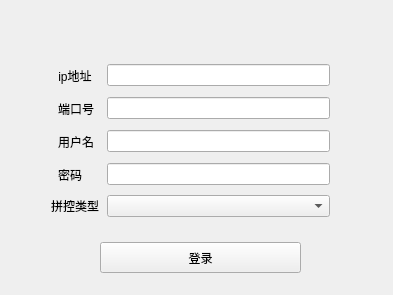
<?xml version="1.0" encoding="UTF-8"?>
<ui version="4.0">
 <class>Widget</class>
 <widget class="QWidget" name="Widget">
  <property name="geometry">
   <rect>
    <x>0</x>
    <y>0</y>
    <width>393</width>
    <height>295</height>
   </rect>
  </property>
  <property name="windowTitle">
   <string>Widget</string>
  </property>
  <widget class="QPushButton" name="pushButton">
   <property name="geometry">
    <rect>
     <x>100</x>
     <y>242</y>
     <width>201</width>
     <height>31</height>
    </rect>
   </property>
   <property name="text">
    <string>登录</string>
   </property>
  </widget>
  <widget class="QWidget" name="">
   <property name="geometry">
    <rect>
     <x>40</x>
     <y>50</y>
     <width>301</width>
     <height>181</height>
    </rect>
   </property>
   <layout class="QGridLayout" name="gridLayout">
    <item row="0" column="0">
     <widget class="QToolButton" name="toolButton">
      <property name="text">
       <string>ip地址</string>
      </property>
      <property name="autoRaise">
       <bool>true</bool>
      </property>
     </widget>
    </item>
    <item row="0" column="1">
     <widget class="QLineEdit" name="lineEdit"/>
    </item>
    <item row="1" column="0">
     <widget class="QToolButton" name="toolButton_2">
      <property name="text">
       <string>端口号</string>
      </property>
      <property name="autoRaise">
       <bool>true</bool>
      </property>
     </widget>
    </item>
    <item row="1" column="1">
     <widget class="QLineEdit" name="lineEdit_2"/>
    </item>
    <item row="2" column="0">
     <widget class="QToolButton" name="toolButton_3">
      <property name="text">
       <string>用户名</string>
      </property>
      <property name="autoRaise">
       <bool>true</bool>
      </property>
     </widget>
    </item>
    <item row="2" column="1">
     <widget class="QLineEdit" name="lineEdit_3"/>
    </item>
    <item row="3" column="0">
     <widget class="QToolButton" name="toolButton_4">
      <property name="text">
       <string>密码</string>
      </property>
      <property name="autoRaise">
       <bool>true</bool>
      </property>
     </widget>
    </item>
    <item row="3" column="1">
     <widget class="QLineEdit" name="lineEdit_4"/>
    </item>
    <item row="4" column="0">
     <widget class="QLabel" name="label">
      <property name="text">
       <string>拼控类型</string>
      </property>
     </widget>
    </item>
    <item row="4" column="1">
     <widget class="QComboBox" name="comboBox"/>
    </item>
   </layout>
  </widget>
 </widget>
 <layoutdefault spacing="6" margin="11"/>
 <resources/>
 <connections/>
</ui>
